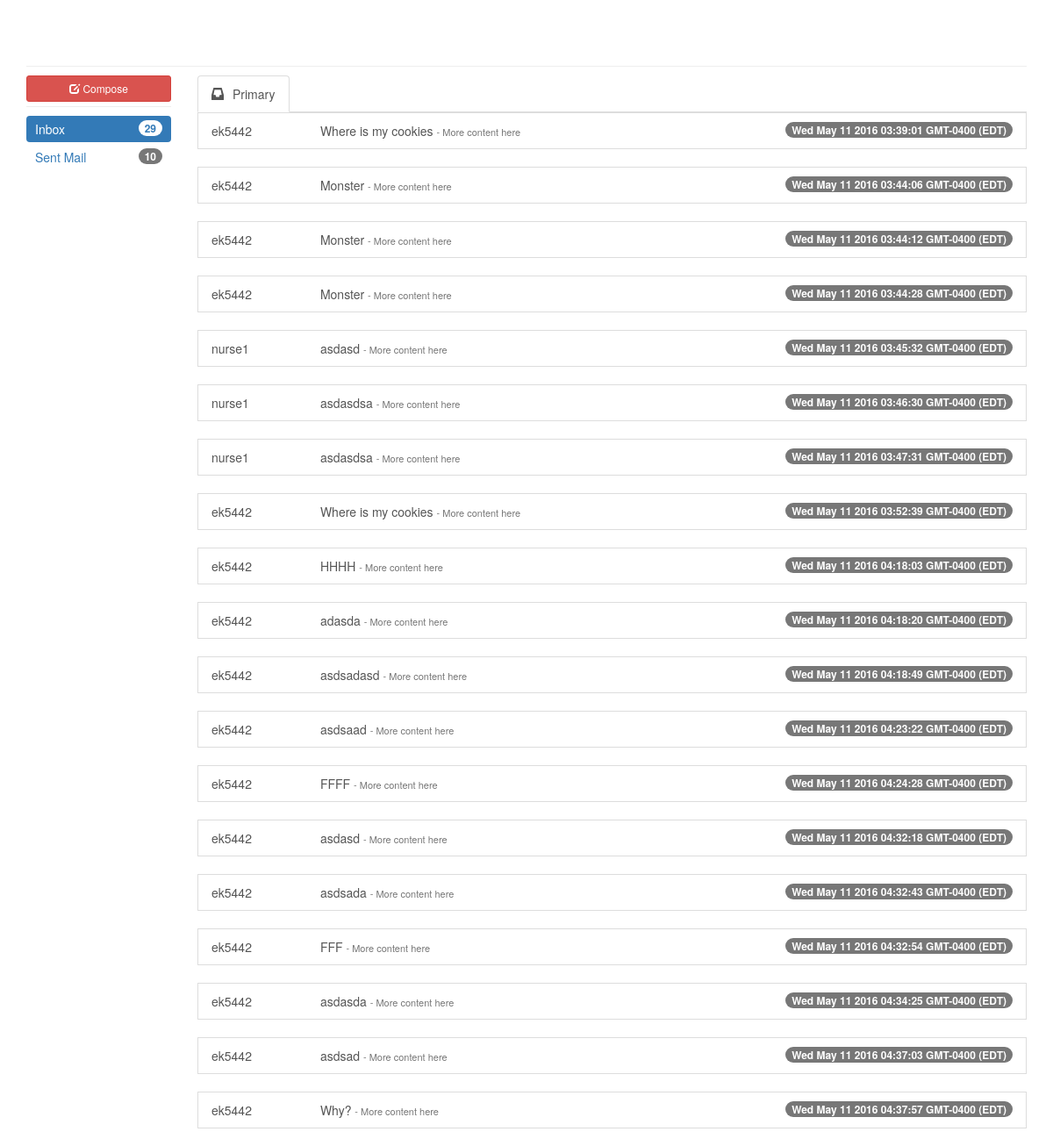
The page /HealthNet/cookie_monster/message/ on the database its author committed.
### HealthNet/models.py (models this page shows, shortened)
class Messages(models.Model):
    sender = models.CharField(max_length=250)
    receiver = models.CharField(max_length=250)
    text_body = models.CharField(max_length=500)
    time_stamp = models.CharField(max_length=250)

### HealthNet/views.py (the view)
# urls.py: url(r'^api/message/(?P<user_name>\w+)/view/$',views.api_messages,name='api_messages'),
def message(request,sender_name):
    message_template = loader.get_template('HealthNet/messges_view.html')
    message_count_receive = 0
    message_count_send = 0
    inbox =  0
    patient_list = []
    patient_list_doctor_name = ""
    try:
        patient = Patient.objects.get(user_name=sender_name)
        message_count_receive = Messages.objects.filter(receiver=sender_name).count()
        message_count_send = Messages.objects.filter(sender=sender_name).count()
        for message in Messages.objects.filter(receiver=sender_name):
            message_content = {
                'from':message.sender,
                'text_body':message.text_body,
                'time_stamp':message.time_stamp
            }
            patient_list.append(message_content)
        patient_list_doctor_name = Doctor.objects.get(username=patient._doctor).first_name+" "+Doctor.objects.get(username=patient._doctor).last_name
        inbox = message_count_send + message_count_receive
    except Patient.DoesNotExist:
        try:
            doctor = Doctor.objects.get(username=sender_name)
            message_count_receive = Messages.objects.filter(receiver=sender_name).count()
            message_count_send = Messages.objects.filter(sender=sender_name).count()
            for message in Messages.objects.filter(receiver=sender_name):
                message_content = {
                    'from':message.sender,
                    'text_body':message.text_body,
                    'time_stamp':message.time_stamp
                }
                patient_list.append(message_content)
            inbox =  message_count_send + message_count_receive
        except Doctor.DoesNotExist:
            try:
                nurse = Nurse.objects.get(username=sender_name)
                message_count_receive = Messages.objects.filter(receiver=sender_name).count()
                message_count_send = Messages.objects.filter(sender=sender_name).count()
                for message in Messages.objects.filter(receiver=sender_name):
                    message_content = {
                        'from':message.sender,
                        'text_body':message.text_body,
                        'time_stamp':message.time_stamp
                    }
                    patient_list.append(message_content)
                inbox = message_count_send + message_count_receive
            except Nurse.DoesNotExist:
                print("I am Batman")
    context = {
        'message':'context',
        'sender':sender_name,
        'send':message_count_send,
        'receive':message_count_receive,
        'inbox':inbox,
        'patient_list':patient_list,
    }
    return HttpResponse(message_template.render(context,request))

### HealthNet/templates/HealthNet/messges_view.html (shortened to what this page needs)
<!doctype html>
<head>
  <link href="https://maxcdn.bootstrapcdn.com/bootstrap/3.3.6/css/bootstrap.min.css" rel="stylesheet"> {% load staticfiles %}
</head>
<body>
  <div class="container">
    <div class="row">
        <div class="col-sm-9 col-md-10">
        </div>
    </div>
    <hr>
    <div class="row">
        <div class="col-sm-3 col-md-2">
            <a href="send" class="btn btn-danger btn-sm btn-block" role="button"><i class="glyphicon glyphicon-edit"></i> Compose</a>
            <hr>
            <ul class="nav nav-pills nav-stacked">
                <li class="active"><a href="#"><span class="badge pull-right">{{inbox}}</span> Inbox </a>
                </li>
                <li><a href="send/view"><span class="badge pull-right">{{send}}</span>Sent Mail</a></li>
            </ul>
        </div>
        <div class="col-sm-9 col-md-10">
            <ul class="nav nav-tabs">
                <li class="active"><a href="#home" data-toggle="tab"><span class="glyphicon glyphicon-inbox">
                </span>Primary</a></li>
            </ul>
            <div class="tab-content">
                <div class="tab-pane fade in active" id="home">
                  {%for list in patient_list%}
                    <div class="list-group">
                        <a href="#" class="list-group-item">
                          <span class="name" style="min-width: 120px;
                                display: inline-block;">{{list.from}}</span> <span class="">{{list.text_body}}</span>
                            <span class="text-muted" style="font-size: 11px;">- More content here</span> <span class="badge">{{list.time_stamp}}</span> </a>
                    </div>
                    {%endfor%}
                </div>
            </div>
        </div>
    </div>
</body>

### HealthNet/templates/HealthNet/messges_view.html (style rules this page uses)
body { margin-top:50px; }
.nav-tabs .glyphicon:not(.no-margin) { margin-right:10px; }
.tab-pane .list-group-item:first-child { border-top-right-radius: 0px;border-top-left-radius: 0px; }
.tab-pane .list-group-item:last-child { border-bottom-right-radius: 0px;border-bottom-left-radius: 0px; }
hr { margin-top: 5px;margin-bottom: 10px; }
.nav-pills>li>a { padding: 5px 10px; }

### rows shown on the page
Messages: from "ek5442", text_body "Where is my cookies", time_stamp "Wed May 11 2016 03:39:01 GMT-0400 (EDT)"
Messages: from "ek5442", text_body "Monster", time_stamp "Wed May 11 2016 03:44:06 GMT-0400 (EDT)"
Messages: from "ek5442", text_body "Monster", time_stamp "Wed May 11 2016 03:44:12 GMT-0400 (EDT)"
Messages: from "ek5442", text_body "Monster", time_stamp "Wed May 11 2016 03:44:28 GMT-0400 (EDT)"
Messages: from "nurse1", text_body "asdasd", time_stamp "Wed May 11 2016 03:45:32 GMT-0400 (EDT)"
Messages: from "nurse1", text_body "asdasdsa", time_stamp "Wed May 11 2016 03:46:30 GMT-0400 (EDT)"
Messages: from "nurse1", text_body "asdasdsa", time_stamp "Wed May 11 2016 03:47:31 GMT-0400 (EDT)"
Messages: from "ek5442", text_body "Where is my cookies", time_stamp "Wed May 11 2016 03:52:39 GMT-0400 (EDT)"
Messages: from "ek5442", text_body "HHHH", time_stamp "Wed May 11 2016 04:18:03 GMT-0400 (EDT)"
Messages: from "ek5442", text_body "adasda", time_stamp "Wed May 11 2016 04:18:20 GMT-0400 (EDT)"
Messages: from "ek5442", text_body "asdsadasd", time_stamp "Wed May 11 2016 04:18:49 GMT-0400 (EDT)"
Messages: from "ek5442", text_body "asdsaad", time_stamp "Wed May 11 2016 04:23:22 GMT-0400 (EDT)"
Messages: from "ek5442", text_body "FFFF", time_stamp "Wed May 11 2016 04:24:28 GMT-0400 (EDT)"
Messages: from "ek5442", text_body "asdasd", time_stamp "Wed May 11 2016 04:32:18 GMT-0400 (EDT)"
Messages: from "ek5442", text_body "asdsada", time_stamp "Wed May 11 2016 04:32:43 GMT-0400 (EDT)"
Messages: from "ek5442", text_body "FFF", time_stamp "Wed May 11 2016 04:32:54 GMT-0400 (EDT)"
Messages: from "ek5442", text_body "asdasda", time_stamp "Wed May 11 2016 04:34:25 GMT-0400 (EDT)"
Messages: from "ek5442", text_body "asdsad", time_stamp "Wed May 11 2016 04:37:03 GMT-0400 (EDT)"
Messages: from "ek5442", text_body "Why?", time_stamp "Wed May 11 2016 04:37:57 GMT-0400 (EDT)"

### other values the page prints
{{ inbox }} "29"
{{ send }} "10"
